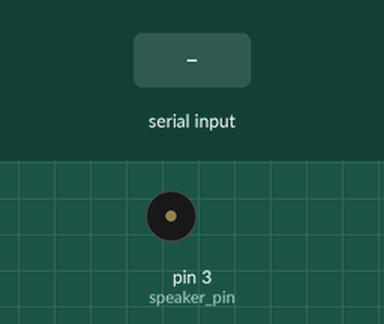
Simulated run of this sketch. Board: Arduino Uno, built with avr-gcc and run on an emulated ATmega328P. On the bench: buzzer (waves = sounding). Inputs (shaded band) come from the test bench.

Above: at 1.2 s.
1.3 s: "1" received over Serial
At 2.1 s:
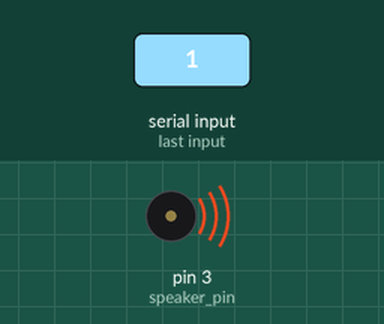
Timing chart, 0 to 4.3 s (numbered marks = the images above; inputs shaded):
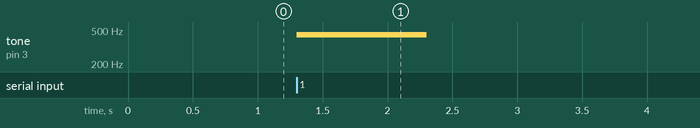

The sketch:

main.ino
```cpp
const int speaker_pin = 3;

void setup(){
  pinMode(speaker_pin, OUTPUT);
  Serial.begin(9600);
}
void loop(){
  if(Serial.available() > 0){
    // this command is from python
    char command = Serial.read();
    if(command == '1'){
       tone(speaker_pin, 440, 1000);
    }else if(command == '0'){
        noTone(speaker_pin);
    }
  }
}
```

Measured:
- after the input at 1.3 s, tone on pin 3 (speaker_pin): silent → 440 Hz at once, → silent 1.0 s later
